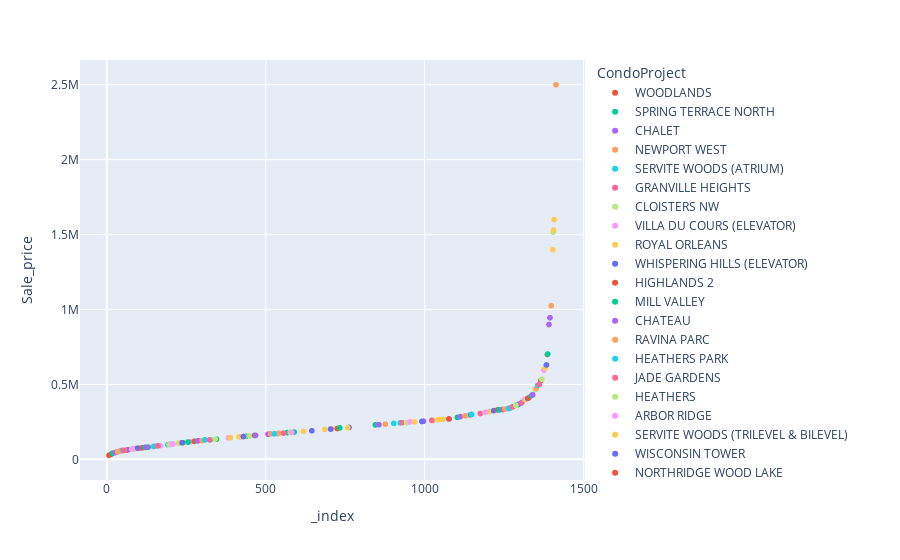

The cell this chart's notebook holds for it:
### Code cell
px.scatter(df_sorted_price, df_sorted_price.index, "Sale_price", color="CondoProject")

### Figure 1 — Plotly figure (JSON) as saved in the notebook; plotly's stock layout.template omitted (floating-point values rounded to 4 significant figures)
{"data": [{"hovertemplate": "CondoProject=WOODLANDS<br>_index=%{x}<br>Sale_price=%{y}<extra></extra>", "legendgroup": "WOODLANDS", "marker": {"color": "#EF553B", "symbol": "circle"}, "mode": "markers", "name": "WOODLANDS", "showlegend": true, "type": "scattergl", "x": [7, 14, 17, 48, 51, 62, 105, 122], "xaxis": "x", "y": [27500, 35000, 40000, 59500, 60000, 62000, 75500, 80000], "yaxis": "y"}, {"hovertemplate": "CondoProject=SPRING TERRACE NORTH<br>_index=%{x}<br>Sale_price=%{y}<extra></extra>", "legendgroup": "SPRING TERRACE NORTH", "marker": {"color": "#00cc96", "symbol": "circle"}, "mode": "markers", "name": "SPRING TERRACE NORTH", "showlegend": true, "type": "scattergl", "x": [18], "xaxis": "x", "y": [40000], "yaxis": "y"}, {"hovertemplate": "CondoProject=CHALET<br>_index=%{x}<br>Sale_price=%{y}<extra></extra>", "legendgroup": "CHALET", "marker": {"color": "#ab63fa", "symbol": "circle"}, "mode": "markers", "name": "CHALET", "showlegend": true, "type": "scattergl", "x": [26, 32, 43, 69], "xaxis": "x", "y": [45500, 50000, 57000, 65000], "yaxis": "y"}, {"hovertemplate": "CondoProject=NEWPORT WEST<br>_index=%{x}<br>Sale_price=%{y}<extra></extra>", "legendgroup": "NEWPORT WEST", "marker": {"color": "#FFA15A", "symbol": "circle"}, "mode": "markers", "name": "NEWPORT WEST", "showlegend": true, "type": "scattergl", "x": [34, 40, 55], "xaxis": "x", "y": [50150, 55000, 60000], "yaxis": "y"}, {"hovertemplate": "CondoProject=SERVITE WOODS (ATRIUM)<br>_index=%{x}<br>Sale_price=%{y}<extra></extra>", "legendgroup": "SERVITE WOODS (ATRIUM)", "marker": {"color": "#19d3f3", "symbol": "circle"}, "mode": "markers", "name": "SERVITE WOODS (ATRIUM)", "showlegend": true, "type": "scattergl", "x": [50, 85, 192, 252], "xaxis": "x", "y": [60000, 70000, 98000, 115000], "yaxis": "y"}, {"hovertemplate": "CondoProject=GRANVILLE HEIGHTS<br>_index=%{x}<br>Sale_price=%{y}<extra></extra>", "legendgroup": "GRANVILLE HEIGHTS", "marker": {"color": "#FF6692", "symbol": "circle"}, "mode": "markers", "name": "GRANVILLE HEIGHTS", "showlegend": true, "type": "scattergl", "x": [53], "xaxis": "x", "y": [60000], "yaxis": "y"}, {"hovertemplate": "CondoProject=CLOISTERS NW<br>_index=%{x}<br>Sale_price=%{y}<extra></extra>", "legendgroup": "CLOISTERS NW", "marker": {"color": "#B6E880", "symbol": "circle"}, "mode": "markers", "name": "CLOISTERS NW", "showlegend": true, "type": "scattergl", "x": [79, 226, 250, 289, 304], "xaxis": "x", "y": [69000, 108800, 115000, 124500, 127000], "yaxis": "y"}, {"hovertemplate": "CondoProject=VILLA DU COURS (ELEVATOR)<br>_index=%{x}<br>Sale_price=%{y}<extra></extra>", "legendgroup": "VILLA DU COURS (ELEVATOR)", "marker": {"color": "#FF97FF", "symbol": "circle"}, "mode": "markers", "name": "VILLA DU COURS (ELEVATOR)", "showlegend": true, "type": "scattergl", "x": [81, 88, 109, 145, 150, 169, 208, 262], "xaxis": "x", "y": [70000, 72000, 76500, 85500, 87500, 91300, 103000, 117500], "yaxis": "y"}, {"hovertemplate": "CondoProject=ROYAL ORLEANS<br>_index=%{x}<br>Sale_price=%{y}<extra></extra>", "legendgroup": "ROYAL ORLEANS", "marker": {"color": "#FECB52", "symbol": "circle"}, "mode": "markers", "name": "ROYAL ORLEANS", "showlegend": true, "type": "scattergl", "x": [95, 199], "xaxis": "x", "y": [73000, 100000], "yaxis": "y"}, {"hovertemplate": "CondoProject=WHISPERING HILLS (ELEVATOR)<br>_index=%{x}<br>Sale_price=%{y}<extra></extra>", "legendgroup": "WHISPERING HILLS (ELEVATOR)", "marker": {"color": "#636efa", "symbol": "circle"}, "mode": "markers", "name": "WHISPERING HILLS (ELEVATOR)", "showlegend": true, "type": "scattergl", "x": [97], "xaxis": "x", "y": [75000], "yaxis": "y"}, {"hovertemplate": "CondoProject=HIGHLANDS 2<br>_index=%{x}<br>Sale_price=%{y}<extra></extra>", "legendgroup": "HIGHLANDS 2", "marker": {"color": "#EF553B", "symbol": "circle"}, "mode": "markers", "name": "HIGHLANDS 2", "showlegend": true, "type": "scattergl", "x": [112], "xaxis": "x", "y": [77000], "yaxis": "y"}, {"hovertemplate": "CondoProject=MILL VALLEY<br>_index=%{x}<br>Sale_price=%{y}<extra></extra>", "legendgroup": "MILL VALLEY", "marker": {"color": "#00cc96", "symbol": "circle"}, "mode": "markers", "name": "MILL VALLEY", "showlegend": true, "type": "scattergl", "x": [120, 130, 239, 256, 325, 345, 438, 514, 568], "xaxis": "x", "y": [80000, 82000, 111200, 115500, 130000, 135000, 154000, 169900, 179000], "yaxis": "y"}, {"hovertemplate": "CondoProject=CHATEAU<br>_index=%{x}<br>Sale_price=%{y}<extra></extra>", "legendgroup": "CHATEAU", "marker": {"color": "#ab63fa", "symbol": "circle"}, "mode": "markers", "name": "CHATEAU", "showlegend": true, "type": "scattergl", "x": [126, 197], "xaxis": "x", "y": [80900, 99900], "yaxis": "y"}, {"hovertemplate": "CondoProject=RAVINA PARC<br>_index=%{x}<br>Sale_price=%{y}<extra></extra>", "legendgroup": "RAVINA PARC", "marker": {"color": "#FFA15A", "symbol": "circle"}, "mode": "markers", "name": "RAVINA PARC", "showlegend": true, "type": "scattergl", "x": [148], "xaxis": "x", "y": [87000], "yaxis": "y"}, {"hovertemplate": "CondoProject=HEATHERS PARK<br>_index=%{x}<br>Sale_price=%{y}<extra></extra>", "legendgroup": "HEATHERS PARK", "marker": {"color": "#19d3f3", "symbol": "circle"}, "mode": "markers", "name": "HEATHERS PARK", "showlegend": true, "type": "scattergl", "x": [149, 151, 161], "xaxis": "x", "y": [87000, 88000, 90000], "yaxis": "y"}, {"hovertemplate": "CondoProject=JADE GARDENS<br>_index=%{x}<br>Sale_price=%{y}<extra></extra>", "legendgroup": "JADE GARDENS", "marker": {"color": "#FF6692", "symbol": "circle"}, "mode": "markers", "name": "JADE GARDENS", "showlegend": true, "type": "scattergl", "x": [160], "xaxis": "x", "y": [90000], "yaxis": "y"}, {"hovertemplate": "CondoProject=HEATHERS<br>_index=%{x}<br>Sale_price=%{y}<extra></extra>", "legendgroup": "HEATHERS", "marker": {"color": "#B6E880", "symbol": "circle"}, "mode": "markers", "name": "HEATHERS", "showlegend": true, "type": "scattergl", "x": [196], "xaxis": "x", "y": [99000], "yaxis": "y"}, {"hovertemplate": "CondoProject=ARBOR RIDGE<br>_index=%{x}<br>Sale_price=%{y}<extra></extra>", "legendgroup": "ARBOR RIDGE", "marker": {"color": "#FF97FF", "symbol": "circle"}, "mode": "markers", "name": "ARBOR RIDGE", "showlegend": true, "type": "scattergl", "x": [205, 383, 506], "xaxis": "x", "y": [102000, 144350, 168000], "yaxis": "y"}, {"hovertemplate": "CondoProject=SERVITE WOODS (TRILEVEL & BILEVEL)<br>_index=%{x}<br>Sale_price=%{y}<extra></extra>", "legendgroup": "SERVITE WOODS (TRILEVEL & BILEVEL)", "marker": {"color": "#FECB52", "symbol": "circle"}, "mode": "markers", "name": "SERVITE WOODS (TRILEVEL & BILEVEL)", "showlegend": true, "type": "scattergl", "x": [232], "xaxis": "x", "y": [110000], "yaxis": "y"}, {"hovertemplate": "CondoProject=WISCONSIN TOWER<br>_index=%{x}<br>Sale_price=%{y}<extra></extra>", "legendgroup": "WISCONSIN TOWER", "marker": {"color": "#636efa", "symbol": "circle"}, "mode": "markers", "name": "WISCONSIN TOWER", "showlegend": true, "type": "scattergl", "x": [237, 645, 762], "xaxis": "x", "y": [111000, 190500, 213000], "yaxis": "y"}, {"hovertemplate": "CondoProject=NORTHRIDGE WOOD LAKE<br>_index=%{x}<br>Sale_price=%{y}<extra></extra>", "legendgroup": "NORTHRIDGE WOOD LAKE", "marker": {"color": "#EF553B", "symbol": "circle"}, "mode": "markers", "name": "NORTHRIDGE WOOD LAKE", "showlegend": true, "type": "scattergl", "x": [275], "xaxis": "x", "y": [120000], "yaxis": "y"}, {"hovertemplate": "CondoProject=RIVER WOODS-ASH-(THE GLADES) <br>_index=%{x}<br>Sale_price=%{y}<extra></extra>", "legendgroup": "RIVER WOODS-ASH-(THE GLADES) ", "marker": {"color": "#00cc96", "symbol": "circle"}, "mode": "markers", "name": "RIVER WOODS-ASH-(THE GLADES) ", "showlegend": true, "type": "scattergl", "x": [286], "xaxis": "x", "y": [123000], "yaxis": "y"}, {"hovertemplate": "CondoProject=NORTHRIDGE EASTBAY<br>_index=%{x}<br>Sale_price=%{y}<extra></extra>", "legendgroup": "NORTHRIDGE EASTBAY", "marker": {"color": "#ab63fa", "symbol": "circle"}, "mode": "markers", "name": "NORTHRIDGE EASTBAY", "showlegend": true, "type": "scattergl", "x": [287], "xaxis": "x", "y": [124000], "yaxis": "y"}, {"hovertemplate": "CondoProject=CAMBRIDGE TERRACE CONDOMINIUM<br>_index=%{x}<br>Sale_price=%{y}<extra></extra>", "legendgroup": "CAMBRIDGE TERRACE CONDOMINIUM", "marker": {"color": "#FFA15A", "symbol": "circle"}, "mode": "markers", "name": "CAMBRIDGE TERRACE CONDOMINIUM", "showlegend": true, "type": "scattergl", "x": [300, 541], "xaxis": "x", "y": [125000, 174000], "yaxis": "y"}, {"hovertemplate": "CondoProject=PARKWAY VILLAGE (1)<br>_index=%{x}<br>Sale_price=%{y}<extra></extra>", "legendgroup": "PARKWAY VILLAGE (1)", "marker": {"color": "#19d3f3", "symbol": "circle"}, "mode": "markers", "name": "PARKWAY VILLAGE (1)", "showlegend": true, "type": "scattergl", "x": [309], "xaxis": "x", "y": [129900], "yaxis": "y"}, {"hovertemplate": "CondoProject=RED OAKS V<br>_index=%{x}<br>Sale_price=%{y}<extra></extra>", "legendgroup": "RED OAKS V", "marker": {"color": "#FF6692", "symbol": "circle"}, "mode": "markers", "name": "RED OAKS V", "showlegend": true, "type": "scattergl", "x": [324, 419], "xaxis": "x", "y": [130000, 150000], "yaxis": "y"}, {"hovertemplate": "CondoProject=KNICKERBOCKER ON THE LAKE<br>_index=%{x}<br>Sale_price=%{y}<extra></extra>", "legendgroup": "KNICKERBOCKER ON THE LAKE", "marker": {"color": "#B6E880", "symbol": "circle"}, "mode": "markers", "name": "KNICKERBOCKER ON THE LAKE", "showlegend": true, "type": "scattergl", "x": [341, 450], "xaxis": "x", "y": [135000, 156000], "yaxis": "y"}, {"hovertemplate": "CondoProject=MAPLE TERRACE<br>_index=%{x}<br>Sale_price=%{y}<extra></extra>", "legendgroup": "MAPLE TERRACE", "marker": {"color": "#FF97FF", "symbol": "circle"}, "mode": "markers", "name": "MAPLE TERRACE", "showlegend": true, "type": "scattergl", "x": [384], "xaxis": "x", "y": [144900], "yaxis": "y"}, {"hovertemplate": "CondoProject=UNION POINT CONDOMINIUM<br>_index=%{x}<br>Sale_price=%{y}<extra></extra>", "legendgroup": "UNION POINT CONDOMINIUM", "marker": {"color": "#FECB52", "symbol": "circle"}, "mode": "markers", "name": "UNION POINT CONDOMINIUM", "showlegend": true, "type": "scattergl", "x": [389, 416, 432, 686, 997], "xaxis": "x", "y": [145000, 150000, 152900, 199900, 254900], "yaxis": "y"}, {"hovertemplate": "CondoProject=GEORGETOWN EAST<br>_index=%{x}<br>Sale_price=%{y}<extra></extra>", "legendgroup": "GEORGETOWN EAST", "marker": {"color": "#636efa", "symbol": "circle"}, "mode": "markers", "name": "GEORGETOWN EAST", "showlegend": true, "type": "scattergl", "x": [430], "xaxis": "x", "y": [152500], "yaxis": "y"}, {"hovertemplate": "CondoProject=WILSON PARK MANOR<br>_index=%{x}<br>Sale_price=%{y}<extra></extra>", "legendgroup": "WILSON PARK MANOR", "marker": {"color": "#EF553B", "symbol": "circle"}, "mode": "markers", "name": "WILSON PARK MANOR", "showlegend": true, "type": "scattergl", "x": [465], "xaxis": "x", "y": [160000], "yaxis": "y"}, {"hovertemplate": "CondoProject=PARNELL WOODS<br>_index=%{x}<br>Sale_price=%{y}<extra></extra>", "legendgroup": "PARNELL WOODS", "marker": {"color": "#00cc96", "symbol": "circle"}, "mode": "markers", "name": "PARNELL WOODS", "showlegend": true, "type": "scattergl", "x": [467, 589], "xaxis": "x", "y": [160000, 182000], "yaxis": "y"}, {"hovertemplate": "CondoProject=WILLOW CREEK<br>_index=%{x}<br>Sale_price=%{y}<extra></extra>", "legendgroup": "WILLOW CREEK", "marker": {"color": "#ab63fa", "symbol": "circle"}, "mode": "markers", "name": "WILLOW CREEK", "showlegend": true, "type": "scattergl", "x": [468, 508], "xaxis": "x", "y": [160000, 168000], "yaxis": "y"}, {"hovertemplate": "CondoProject=PARKWAY VILLAGE PHASE II & III<br>_index=%{x}<br>Sale_price=%{y}<extra></extra>", "legendgroup": "PARKWAY VILLAGE PHASE II & III", "marker": {"color": "#FFA15A", "symbol": "circle"}, "mode": "markers", "name": "PARKWAY VILLAGE PHASE II & III", "showlegend": true, "type": "scattergl", "x": [516, 538], "xaxis": "x", "y": [169900, 172000], "yaxis": "y"}, {"hovertemplate": "CondoProject=CORNERSTONE CROSSING<br>_index=%{x}<br>Sale_price=%{y}<extra></extra>", "legendgroup": "CORNERSTONE CROSSING", "marker": {"color": "#19d3f3", "symbol": "circle"}, "mode": "markers", "name": "CORNERSTONE CROSSING", "showlegend": true, "type": "scattergl", "x": [527], "xaxis": "x", "y": [170000], "yaxis": "y"}, {"hovertemplate": "CondoProject=FENWICK CONDOMINIUM<br>_index=%{x}<br>Sale_price=%{y}<extra></extra>", "legendgroup": "FENWICK CONDOMINIUM", "marker": {"color": "#FF6692", "symbol": "circle"}, "mode": "markers", "name": "FENWICK CONDOMINIUM", "showlegend": true, "type": "scattergl", "x": [556], "xaxis": "x", "y": [175000], "yaxis": "y"}, {"hovertemplate": "CondoProject=BAYVIEW TERRACE<br>_index=%{x}<br>Sale_price=%{y}<extra></extra>", "legendgroup": "BAYVIEW TERRACE", "marker": {"color": "#B6E880", "symbol": "circle"}, "mode": "markers", "name": "BAYVIEW TERRACE", "showlegend": true, "type": "scattergl", "x": [577], "xaxis": "x", "y": [180000], "yaxis": "y"}, {"hovertemplate": "CondoProject=EDGEWATER TERRACE<br>_index=%{x}<br>Sale_price=%{y}<extra></extra>", "legendgroup": "EDGEWATER TERRACE", "marker": {"color": "#FF97FF", "symbol": "circle"}, "mode": "markers", "name": "EDGEWATER TERRACE", "showlegend": true, "type": "scattergl", "x": [582, 1138], "xaxis": "x", "y": [180000, 295000], "yaxis": "y"}, {"hovertemplate": "CondoProject=BROADWAY CONDOMINIUM<br>_index=%{x}<br>Sale_price=%{y}<extra></extra>", "legendgroup": "BROADWAY CONDOMINIUM", "marker": {"color": "#FECB52", "symbol": "circle"}, "mode": "markers", "name": "BROADWAY CONDOMINIUM", "showlegend": true, "type": "scattergl", "x": [619, 708, 758, 1026, 1043, 1057], "xaxis": "x", "y": [187500, 203000, 211000, 260000, 265000, 267000], "yaxis": "y"}, {"hovertemplate": "CondoProject=FOREST RIDGE VILLAGE<br>_index=%{x}<br>Sale_price=%{y}<extra></extra>", "legendgroup": "FOREST RIDGE VILLAGE", "marker": {"color": "#636efa", "symbol": "circle"}, "mode": "markers", "name": "FOREST RIDGE VILLAGE", "showlegend": true, "type": "scattergl", "x": [704], "xaxis": "x", "y": [202000], "yaxis": "y"}, {"hovertemplate": "CondoProject=BAYVIEW GARDENS<br>_index=%{x}<br>Sale_price=%{y}<extra></extra>", "legendgroup": "BAYVIEW GARDENS", "marker": {"color": "#EF553B", "symbol": "circle"}, "mode": "markers", "name": "BAYVIEW GARDENS", "showlegend": true, "type": "scattergl", "x": [725], "xaxis": "x", "y": [206000], "yaxis": "y"}, {"hovertemplate": "CondoProject=HI-FI LOFTS CONDOMINIUMS<br>_index=%{x}<br>Sale_price=%{y}<extra></extra>", "legendgroup": "HI-FI LOFTS CONDOMINIUMS", "marker": {"color": "#00cc96", "symbol": "circle"}, "mode": "markers", "name": "HI-FI LOFTS CONDOMINIUMS", "showlegend": true, "type": "scattergl", "x": [733, 845], "xaxis": "x", "y": [209900, 230000], "yaxis": "y"}, {"hovertemplate": "CondoProject=SHOEWORKS LOFTS<br>_index=%{x}<br>Sale_price=%{y}<extra></extra>", "legendgroup": "SHOEWORKS LOFTS", "marker": {"color": "#ab63fa", "symbol": "circle"}, "mode": "markers", "name": "SHOEWORKS LOFTS", "showlegend": true, "type": "scattergl", "x": [856, 996, 1077], "xaxis": "x", "y": [231750, 254900, 270000], "yaxis": "y"}, {"hovertemplate": "CondoProject=BREWERY LOFTS<br>_index=%{x}<br>Sale_price=%{y}<extra></extra>", "legendgroup": "BREWERY LOFTS", "marker": {"color": "#FFA15A", "symbol": "circle"}, "mode": "markers", "name": "BREWERY LOFTS", "showlegend": true, "type": "scattergl", "x": [876], "xaxis": "x", "y": [235000], "yaxis": "y"}, {"hovertemplate": "CondoProject=GORDON KNOLL<br>_index=%{x}<br>Sale_price=%{y}<extra></extra>", "legendgroup": "GORDON KNOLL", "marker": {"color": "#19d3f3", "symbol": "circle"}, "mode": "markers", "name": "GORDON KNOLL", "showlegend": true, "type": "scattergl", "x": [903, 923], "xaxis": "x", "y": [240000, 243500], "yaxis": "y"}, {"hovertemplate": "CondoProject=COURTYARD SQUARE<br>_index=%{x}<br>Sale_price=%{y}<extra></extra>", "legendgroup": "COURTYARD SQUARE", "marker": {"color": "#FF6692", "symbol": "circle"}, "mode": "markers", "name": "COURTYARD SQUARE", "showlegend": true, "type": "scattergl", "x": [929, 1022], "xaxis": "x", "y": [244900, 260000], "yaxis": "y"}, {"hovertemplate": "CondoProject=COBBLERS LOFTS<br>_index=%{x}<br>Sale_price=%{y}<extra></extra>", "legendgroup": "COBBLERS LOFTS", "marker": {"color": "#B6E880", "symbol": "circle"}, "mode": "markers", "name": "COBBLERS LOFTS", "showlegend": true, "type": "scattergl", "x": [943], "xaxis": "x", "y": [245500], "yaxis": "y"}, {"hovertemplate": "CondoProject=LOFTS ON BROADWAY<br>_index=%{x}<br>Sale_price=%{y}<extra></extra>", "legendgroup": "LOFTS ON BROADWAY", "marker": {"color": "#FF97FF", "symbol": "circle"}, "mode": "markers", "name": "LOFTS ON BROADWAY", "showlegend": true, "type": "scattergl", "x": [954], "xaxis": "x", "y": [249900], "yaxis": "y"}, {"hovertemplate": "CondoProject=224 W VINE STREET CONDOMINIUMS<br>_index=%{x}<br>Sale_price=%{y}<extra></extra>", "legendgroup": "224 W VINE STREET CONDOMINIUMS", "marker": {"color": "#FECB52", "symbol": "circle"}, "mode": "markers", "name": "224 W VINE STREET CONDOMINIUMS", "showlegend": true, "type": "scattergl", "x": [968], "xaxis": "x", "y": [250000], "yaxis": "y"}, {"hovertemplate": "CondoProject=LANDMARK ON THE LAKE<br>_index=%{x}<br>Sale_price=%{y}<extra></extra>", "legendgroup": "LANDMARK ON THE LAKE", "marker": {"color": "#636efa", "symbol": "circle"}, "mode": "markers", "name": "LANDMARK ON THE LAKE", "showlegend": true, "type": "scattergl", "x": [991, 1293, 1295], "xaxis": "x", "y": [252900, 365500, 367500], "yaxis": "y"}, {"hovertemplate": "CondoProject=MCCORMICK ON FARWELL<br>_index=%{x}<br>Sale_price=%{y}<extra></extra>", "legendgroup": "MCCORMICK ON FARWELL", "marker": {"color": "#EF553B", "symbol": "circle"}, "mode": "markers", "name": "MCCORMICK ON FARWELL", "showlegend": true, "type": "scattergl", "x": [1076], "xaxis": "x", "y": [270000], "yaxis": "y"}, {"hovertemplate": "CondoProject=RIVERBRIDGE<br>_index=%{x}<br>Sale_price=%{y}<extra></extra>", "legendgroup": "RIVERBRIDGE", "marker": {"color": "#00cc96", "symbol": "circle"}, "mode": "markers", "name": "RIVERBRIDGE", "showlegend": true, "type": "scattergl", "x": [1103, 1145, 1236, 1288, 1305], "xaxis": "x", "y": [280000, 298000, 330000, 362500, 380000], "yaxis": "y"}, {"hovertemplate": "CondoProject=WESTERN LEATHER LOFTS<br>_index=%{x}<br>Sale_price=%{y}<extra></extra>", "legendgroup": "WESTERN LEATHER LOFTS", "marker": {"color": "#ab63fa", "symbol": "circle"}, "mode": "markers", "name": "WESTERN LEATHER LOFTS", "showlegend": true, "type": "scattergl", "x": [1112, 1303, 1338], "xaxis": "x", "y": [285000, 375000, 430000], "yaxis": "y"}, {"hovertemplate": "CondoProject=MARINE TERMINAL LOFTS<br>_index=%{x}<br>Sale_price=%{y}<extra></extra>", "legendgroup": "MARINE TERMINAL LOFTS", "marker": {"color": "#FFA15A", "symbol": "circle"}, "mode": "markers", "name": "MARINE TERMINAL LOFTS", "showlegend": true, "type": "scattergl", "x": [1127, 1398], "xaxis": "x", "y": [290000, 1025000], "yaxis": "y"}, {"hovertemplate": "CondoProject=LAFAYETTE HILL<br>_index=%{x}<br>Sale_price=%{y}<extra></extra>", "legendgroup": "LAFAYETTE HILL", "marker": {"color": "#19d3f3", "symbol": "circle"}, "mode": "markers", "name": "LAFAYETTE HILL", "showlegend": true, "type": "scattergl", "x": [1148, 1269], "xaxis": "x", "y": [300000, 343000], "yaxis": "y"}, {"hovertemplate": "CondoProject=BLATZ <br>_index=%{x}<br>Sale_price=%{y}<extra></extra>", "legendgroup": "BLATZ ", "marker": {"color": "#FF6692", "symbol": "circle"}, "mode": "markers", "name": "BLATZ ", "showlegend": true, "type": "scattergl", "x": [1175, 1277, 1306], "xaxis": "x", "y": [306100, 350000, 380000], "yaxis": "y"}, {"hovertemplate": "CondoProject=GRAIN EXCHANGE CONDOS<br>_index=%{x}<br>Sale_price=%{y}<extra></extra>", "legendgroup": "GRAIN EXCHANGE CONDOS", "marker": {"color": "#B6E880", "symbol": "circle"}, "mode": "markers", "name": "GRAIN EXCHANGE CONDOS", "showlegend": true, "type": "scattergl", "x": [1190, 1347], "xaxis": "x", "y": [314000, 465000], "yaxis": "y"}, {"hovertemplate": "CondoProject=EDGE CONDOMINIUMS<br>_index=%{x}<br>Sale_price=%{y}<extra></extra>", "legendgroup": "EDGE CONDOMINIUMS", "marker": {"color": "#FF97FF", "symbol": "circle"}, "mode": "markers", "name": "EDGE CONDOMINIUMS", "showlegend": true, "type": "scattergl", "x": [1191, 1254, 1263, 1266], "xaxis": "x", "y": [315000, 335000, 340000, 340000], "yaxis": "y"}, {"hovertemplate": "CondoProject=PATIO HOMES AT CHEROKEE POINT CONDO<br>_index=%{x}<br>Sale_price=%{y}<extra></extra>", "legendgroup": "PATIO HOMES AT CHEROKEE POINT CONDO", "marker": {"color": "#FECB52", "symbol": "circle"}, "mode": "markers", "name": "PATIO HOMES AT CHEROKEE POINT CONDO", "showlegend": true, "type": "scattergl", "x": [1205], "xaxis": "x", "y": [319500], "yaxis": "y"}, {"hovertemplate": "CondoProject=L'HERMITAGE CONDOMINIUM<br>_index=%{x}<br>Sale_price=%{y}<extra></extra>", "legendgroup": "L'HERMITAGE CONDOMINIUM", "marker": {"color": "#636efa", "symbol": "circle"}, "mode": "markers", "name": "L'HERMITAGE CONDOMINIUM", "showlegend": true, "type": "scattergl", "x": [1217, 1265], "xaxis": "x", "y": [325000, 340000], "yaxis": "y"}, {"hovertemplate": "CondoProject=WOODSTOCK CONDOMINIUM<br>_index=%{x}<br>Sale_price=%{y}<extra></extra>", "legendgroup": "WOODSTOCK CONDOMINIUM", "marker": {"color": "#EF553B", "symbol": "circle"}, "mode": "markers", "name": "WOODSTOCK CONDOMINIUM", "showlegend": true, "type": "scattergl", "x": [1229], "xaxis": "x", "y": [329900], "yaxis": "y"}, {"hovertemplate": "CondoProject=MAISONETTE CONDOMINIUMS <br>_index=%{x}<br>Sale_price=%{y}<extra></extra>", "legendgroup": "MAISONETTE CONDOMINIUMS ", "marker": {"color": "#00cc96", "symbol": "circle"}, "mode": "markers", "name": "MAISONETTE CONDOMINIUMS ", "showlegend": true, "type": "scattergl", "x": [1234], "xaxis": "x", "y": [330000], "yaxis": "y"}, {"hovertemplate": "CondoProject=EAST LLOYD STREET CONDOS<br>_index=%{x}<br>Sale_price=%{y}<extra></extra>", "legendgroup": "EAST LLOYD STREET CONDOS", "marker": {"color": "#ab63fa", "symbol": "circle"}, "mode": "markers", "name": "EAST LLOYD STREET CONDOS", "showlegend": true, "type": "scattergl", "x": [1246], "xaxis": "x", "y": [332500], "yaxis": "y"}, {"hovertemplate": "CondoProject=DIAMOND TOWER<br>_index=%{x}<br>Sale_price=%{y}<extra></extra>", "legendgroup": "DIAMOND TOWER", "marker": {"color": "#FFA15A", "symbol": "circle"}, "mode": "markers", "name": "DIAMOND TOWER", "showlegend": true, "type": "scattergl", "x": [1252], "xaxis": "x", "y": [335000], "yaxis": "y"}, {"hovertemplate": "CondoProject=RIVERCREST CONDOMINIUM<br>_index=%{x}<br>Sale_price=%{y}<extra></extra>", "legendgroup": "RIVERCREST CONDOMINIUM", "marker": {"color": "#19d3f3", "symbol": "circle"}, "mode": "markers", "name": "RIVERCREST CONDOMINIUM", "showlegend": true, "type": "scattergl", "x": [1264], "xaxis": "x", "y": [340000], "yaxis": "y"}, {"hovertemplate": "CondoProject=SKY CONDO 2<br>_index=%{x}<br>Sale_price=%{y}<extra></extra>", "legendgroup": "SKY CONDO 2", "marker": {"color": "#FF6692", "symbol": "circle"}, "mode": "markers", "name": "SKY CONDO 2", "showlegend": true, "type": "scattergl", "x": [1276], "xaxis": "x", "y": [350000], "yaxis": "y"}, {"hovertemplate": "CondoProject=WATERFRONT CONDO<br>_index=%{x}<br>Sale_price=%{y}<extra></extra>", "legendgroup": "WATERFRONT CONDO", "marker": {"color": "#B6E880", "symbol": "circle"}, "mode": "markers", "name": "WATERFRONT CONDO", "showlegend": true, "type": "scattergl", "x": [1287], "xaxis": "x", "y": [360000], "yaxis": "y"}, {"hovertemplate": "CondoProject=HIGH BRIDGE CONDOS<br>_index=%{x}<br>Sale_price=%{y}<extra></extra>", "legendgroup": "HIGH BRIDGE CONDOS", "marker": {"color": "#FF97FF", "symbol": "circle"}, "mode": "markers", "name": "HIGH BRIDGE CONDOS", "showlegend": true, "type": "scattergl", "x": [1314], "xaxis": "x", "y": [400000], "yaxis": "y"}, {"hovertemplate": "CondoProject=REGENCY HOUSE<br>_index=%{x}<br>Sale_price=%{y}<extra></extra>", "legendgroup": "REGENCY HOUSE", "marker": {"color": "#FECB52", "symbol": "circle"}, "mode": "markers", "name": "REGENCY HOUSE", "showlegend": true, "type": "scattergl", "x": [1318], "xaxis": "x", "y": [400000], "yaxis": "y"}, {"hovertemplate": "CondoProject=RIVERWALK PLAZA<br>_index=%{x}<br>Sale_price=%{y}<extra></extra>", "legendgroup": "RIVERWALK PLAZA", "marker": {"color": "#636efa", "symbol": "circle"}, "mode": "markers", "name": "RIVERWALK PLAZA", "showlegend": true, "type": "scattergl", "x": [1324], "xaxis": "x", "y": [407000], "yaxis": "y"}, {"hovertemplate": "CondoProject=BREAKWATER CONDOS<br>_index=%{x}<br>Sale_price=%{y}<extra></extra>", "legendgroup": "BREAKWATER CONDOS", "marker": {"color": "#EF553B", "symbol": "circle"}, "mode": "markers", "name": "BREAKWATER CONDOS", "showlegend": true, "type": "scattergl", "x": [1327, 1365], "xaxis": "x", "y": [410000, 525000], "yaxis": "y"}, {"hovertemplate": "CondoProject=CITY VIEW/SKYLINE CONDOS<br>_index=%{x}<br>Sale_price=%{y}<extra></extra>", "legendgroup": "CITY VIEW/SKYLINE CONDOS", "marker": {"color": "#00cc96", "symbol": "circle"}, "mode": "markers", "name": "CITY VIEW/SKYLINE CONDOS", "showlegend": true, "type": "scattergl", "x": [1336], "xaxis": "x", "y": [426000], "yaxis": "y"}, {"hovertemplate": "CondoProject=LAKE BLUFF AT EAST TOWN CONDOMINIUM<br>_index=%{x}<br>Sale_price=%{y}<extra></extra>", "legendgroup": "LAKE BLUFF AT EAST TOWN CONDOMINIUM", "marker": {"color": "#ab63fa", "symbol": "circle"}, "mode": "markers", "name": "LAKE BLUFF AT EAST TOWN CONDOMINIUM", "showlegend": true, "type": "scattergl", "x": [1340], "xaxis": "x", "y": [431000], "yaxis": "y"}, {"hovertemplate": "CondoProject=STERLING CONDOMINIUM<br>_index=%{x}<br>Sale_price=%{y}<extra></extra>", "legendgroup": "STERLING CONDOMINIUM", "marker": {"color": "#FFA15A", "symbol": "circle"}, "mode": "markers", "name": "STERLING CONDOMINIUM", "showlegend": true, "type": "scattergl", "x": [1351], "xaxis": "x", "y": [475000], "yaxis": "y"}, {"hovertemplate": "CondoProject=KILBOURN ROW<br>_index=%{x}<br>Sale_price=%{y}<extra></extra>", "legendgroup": "KILBOURN ROW", "marker": {"color": "#19d3f3", "symbol": "circle"}, "mode": "markers", "name": "KILBOURN ROW", "showlegend": true, "type": "scattergl", "x": [1356], "xaxis": "x", "y": [495000], "yaxis": "y"}, {"hovertemplate": "CondoProject=WATERS EDGE<br>_index=%{x}<br>Sale_price=%{y}<extra></extra>", "legendgroup": "WATERS EDGE", "marker": {"color": "#FF6692", "symbol": "circle"}, "mode": "markers", "name": "WATERS EDGE", "showlegend": true, "type": "scattergl", "x": [1361], "xaxis": "x", "y": [500000], "yaxis": "y"}, {"hovertemplate": "CondoProject=COMMISSION HOUSE CONDOS<br>_index=%{x}<br>Sale_price=%{y}<extra></extra>", "legendgroup": "COMMISSION HOUSE CONDOS", "marker": {"color": "#B6E880", "symbol": "circle"}, "mode": "markers", "name": "COMMISSION HOUSE CONDOS", "showlegend": true, "type": "scattergl", "x": [1368, 1404], "xaxis": "x", "y": [535000, 1515000], "yaxis": "y"}, {"hovertemplate": "CondoProject=CITY GREEN CONDOMINIUM<br>_index=%{x}<br>Sale_price=%{y}<extra></extra>", "legendgroup": "CITY GREEN CONDOMINIUM", "marker": {"color": "#FF97FF", "symbol": "circle"}, "mode": "markers", "name": "CITY GREEN CONDOMINIUM", "showlegend": true, "type": "scattergl", "x": [1375], "xaxis": "x", "y": [596000], "yaxis": "y"}, {"hovertemplate": "CondoProject=1522 ON THE LAKE CONDOMINIUMS<br>_index=%{x}<br>Sale_price=%{y}<extra></extra>", "legendgroup": "1522 ON THE LAKE CONDOMINIUMS", "marker": {"color": "#FECB52", "symbol": "circle"}, "mode": "markers", "name": "1522 ON THE LAKE CONDOMINIUMS", "showlegend": true, "type": "scattergl", "x": [1379, 1403, 1405, 1407], "xaxis": "x", "y": [610000, 1400000, 1530000, 1600000], "yaxis": "y"}, {"hovertemplate": "CondoProject=RESERVOIR STREET LOFTS<br>_index=%{x}<br>Sale_price=%{y}<extra></extra>", "legendgroup": "RESERVOIR STREET LOFTS", "marker": {"color": "#636efa", "symbol": "circle"}, "mode": "markers", "name": "RESERVOIR STREET LOFTS", "showlegend": true, "type": "scattergl", "x": [1383], "xaxis": "x", "y": [630000], "yaxis": "y"}, {"hovertemplate": "CondoProject=PARKVIEW CONDOMINIUM<br>_index=%{x}<br>Sale_price=%{y}<extra></extra>", "legendgroup": "PARKVIEW CONDOMINIUM", "marker": {"color": "#EF553B", "symbol": "circle"}, "mode": "markers", "name": "PARKVIEW CONDOMINIUM", "showlegend": true, "type": "scattergl", "x": [1386], "xaxis": "x", "y": [700000], "yaxis": "y"}, {"hovertemplate": "CondoProject=POINT ON THE RIVER CONDOS<br>_index=%{x}<br>Sale_price=%{y}<extra></extra>", "legendgroup": "POINT ON THE RIVER CONDOS", "marker": {"color": "#00cc96", "symbol": "circle"}, "mode": "markers", "name": "POINT ON THE RIVER CONDOS", "showlegend": true, "type": "scattergl", "x": [1387], "xaxis": "x", "y": [703000], "yaxis": "y"}, {"hovertemplate": "CondoProject=RIVER RENAISSANCE<br>_index=%{x}<br>Sale_price=%{y}<extra></extra>", "legendgroup": "RIVER RENAISSANCE", "marker": {"color": "#ab63fa", "symbol": "circle"}, "mode": "markers", "name": "RIVER RENAISSANCE", "showlegend": true, "type": "scattergl", "x": [1391, 1394], "xaxis": "x", "y": [900000, 945000], "yaxis": "y"}, {"hovertemplate": "CondoProject=UNIVERSITY CLUB TOWER CONDOS<br>_index=%{x}<br>Sale_price=%{y}<extra></extra>", "legendgroup": "UNIVERSITY CLUB TOWER CONDOS", "marker": {"color": "#FFA15A", "symbol": "circle"}, "mode": "markers", "name": "UNIVERSITY CLUB TOWER CONDOS", "showlegend": true, "type": "scattergl", "x": [1413], "xaxis": "x", "y": [2500000], "yaxis": "y"}], "layout": {"legend": {"title": {"text": "CondoProject"}, "tracegroupgap": 0}, "margin": {"t": 60}, "xaxis": {"anchor": "y", "domain": [0, 1], "title": {"text": "_index"}}, "yaxis": {"anchor": "x", "domain": [0, 1], "title": {"text": "Sale_price"}}}}
